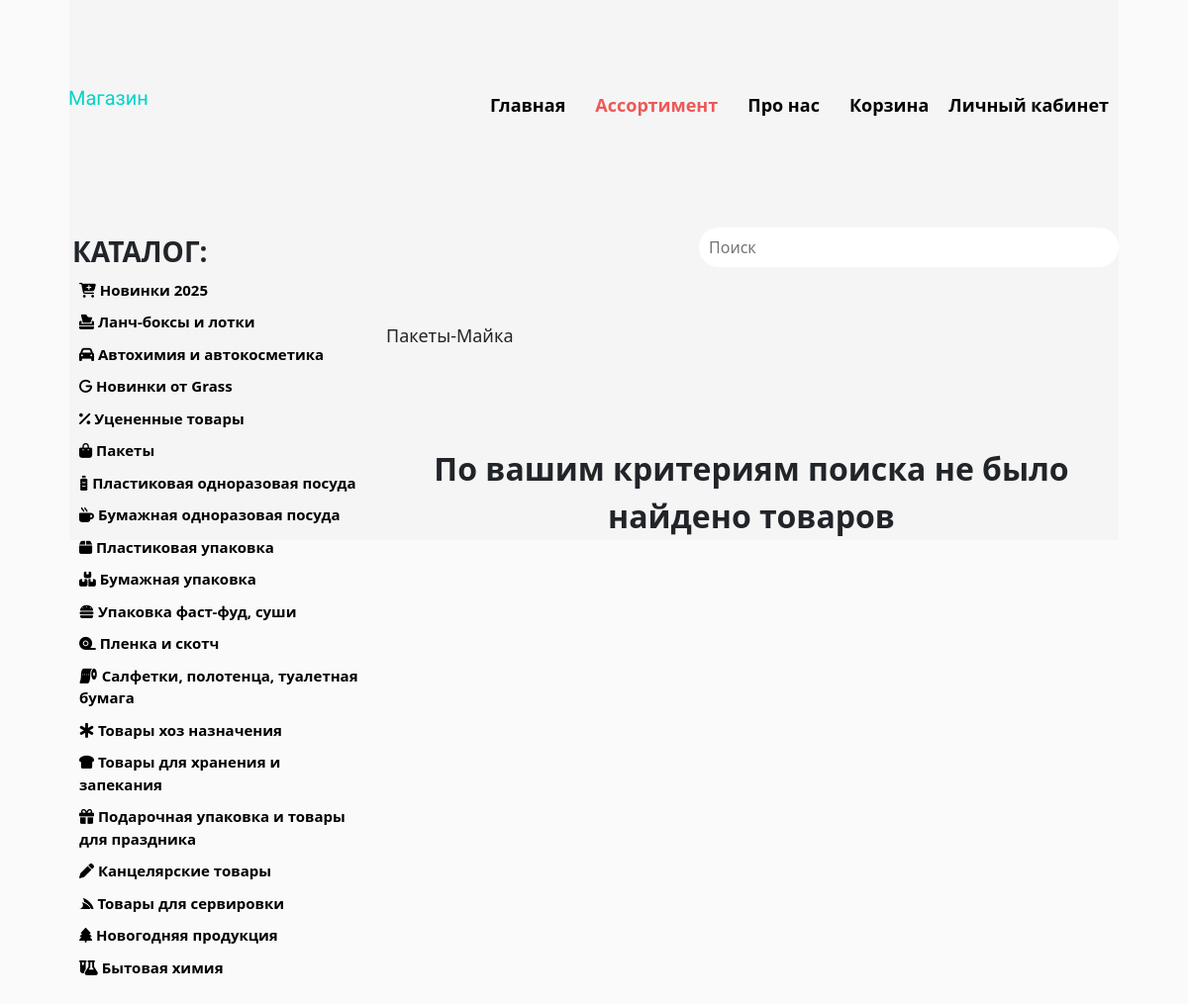
The page /assortment/?category=Пакеты-Майка on the database its author committed.
### news/models.py (models this page shows, shortened)
class Categories(models.Model):
    parent_category = models.CharField('Категория', max_length=300)
    category = models.CharField('Подкатегория', max_length=300)
    image = models.CharField('Класс изображения', null=True, max_length=200)
    def __str__(self):
        return self.category
    class Meta:
        verbose_name = 'Категория'
        verbose_name_plural = 'Категории'

### base/views.py (the view, shortened to what this page needs)
# urls.py: path('assortment/', views.assortment, name='assortment'),
def assortment(request):
    request.session['button_active'] = 'assortment'
    if 'search' in request.GET:
        query = request.GET['search']
        category = f'Результат запроса: "{query}"'
        base = Products.objects.filter(~Q(quantity=0))
        response = search_strings(request.GET.get('search').split(), ['title', 'additional_info', 'category'], base)
        flag = 'true'
        products = response.copy()
        products_all = response.copy()
    else:
        category = request.GET.get("category", "Новинки 2025")
        products_all = Products.objects.all()
        products = []
        for product in products_all:
            if (category.strip() in product.category.split("-=-")) or category == 'Все товары':
                products.append(product)
        flag = 'false'
    products_ = list(Basket.objects.filter(username=request.user.username))
    products_itog = []  # id товаров из корзины
    all_quantity = len(products_itog)
    for el in products_all:
        if el.id in products_itog:
            item = Basket.objects.filter(id_product=el.id, username=request.user.username)[0]
            el.quantity_basket = item.quantity
        else:
            el.quantity_basket = 0
    return render(request, 'base/as3.html', {'all_q': all_quantity, 'flag': flag, 'products': products, 'category': category, 'products_itog': products_itog, 'categories': get_categories(),'active_b': 'assortment'})

### base/views.py (called while the page is built)
def get_categories():
    categories = Categories.objects.all()
    category_dct = dict()
    for elements in categories:
        category_dct[elements.parent_category] = category_dct.get(elements.parent_category, {'image': elements.image, 'categories_list': []})
        if isinstance(category_dct[elements.parent_category], dict):
            category_dct[elements.parent_category]['categories_list'].append(elements)
    return category_dct

### base/templates/base/as3.html (shortened to what this page needs)
{% extends 'base/layout.html' %}
{% load static %}
{% block content %}
    <div class="shapka" style="display: flex;">
        <div class="mobilebtn" id="mobilebtn">
            <div class="but_mobile" id="but_mobile">
                <div class="pad" id="pad">
                    <div class="pad_text">
                        <h3 class="navig">КАТАЛОГ:</h3>
                        <ul class="category" id="main-list">
                            <li><a href="{% url 'assortment' %}?category=Новинки 2025"><i class="fa-solid fa-cart-plus"></i> Новинки 2025</a></li>
                            <li><a href="{% url 'assortment' %}?category=Ланч-боксы и лотки"><i class="fa-solid fa-box-tissue"></i> Ланч-боксы и лотки</a></li>
                            <li><a href="{% url 'assortment' %}?category=Автохимия и автокосметика"><i class="fa-solid fa-car"></i> Автохимия и автокосметика</a></li>
                            <li><a href="{% url 'assortment' %}?category=Новинки от Grass"><i class="fa-solid fa-g"></i> Новинки от Grass</a></li>
                            <li><a href="{% url 'assortment' %}?category=Уцененные товары"><i class="fa-solid fa-percent"></i> Уцененные товары</a></li>
                            {% for parent, value in categories.items %}
                                {% if parent not in 'Новинки 2025 Ланч-боксы и лотки Автохимия и автокосметика Новинки от Grass Уцененные товары' %}
                                    <li class="item_"><i class='{{ value.image }}'></i> {{ parent }}
                                    </li>
                                {% endif %}
                            {% endfor %}
                        </ul>
                    </div>
                </div>
            </div>
            <h3 class="active_category" id="active_category">{{ category }}</h3>
        </div>
        <form action="" method="GET" class="search_container">
                <input class="search__input" type="search" name="search" placeholder="Поиск">
        </form>
    </div>
    {% if products|length %}
    <div class="abs" id="abs">
        {% for el in products %}
                {% if el.quantity > 0 %}
                    <div class="assortment">
                        <img class="img-main" src="{{MEDIA_URL}}{{el.image}}" onclick="openImage('/media/{{el.image}}')">
                        <dialog id="dialog-{{ el.id }}" class="dialog_menu">
                            <img data-id="{{ el.id }}" id="img-{{ el.id }}" style="width: auto" class="img-main" src="{{MEDIA_URL}}{{el.image}}" onclick="openImage('/media/{{el.image}}')">
                             <h2>{{ el.title }}</h2>
                             <p>{{ el.additional_info|linebreaks }}</p>
                            <p></p>
                            {% if not request.user.is_authenticated %}
                                <a href="{% url 'register' %}"><button class="btn btn-success">
                                    <span class="text_in1">В корзину</span>
                                    <span class="text_in2"><img src="/media/svg_ico/cart-plus.svg"></span>
                                </button></a>
                            {% elif el.id not in products_itog %}
                                <button id="dialog_add-to-cart-{{ el.id }}" class="btn btn-success" onclick="addToCart('{{ el.id }}')">
                                    <span class="text_in1" id="dialog_2span_add-to-cart-{{ el.id }}">В корзину</span>
                                    <span class="text_in2" id="dialog_span_add-to-cart-{{ el.id }}"><img src="/media/svg_ico/cart-plus.svg"></span>
                                </button>
                            {% else %}
                                <button id="dialog_delete-to-cart-{{ el.id }}" class="btn btn-danger" name="{{ el.id }}" onclick="removeFromCart('{{ el.id }}')">
                                    <span class="text_out1" id="dialog_2span_delete-to-cart-{{ el.id }}">Из корзины</span>
                                    <span class="text_out2" id="dialog_span_delete-to-cart-{{ el.id }}"><img src="/media/svg_ico/cart-dash.svg"></span>
                                </button>
                            {% endif %}
                            <button onclick="closeDialog('{{ el.id }}')" aria-label="close" class="x">❌</button>
                        </dialog>
                            <div class="text_block">
                                <div class="button_asort" style="">
                                    <button class="btn btn-info" id="info" onclick="openDialog('{{ el.id }}')">
                                        <span class="text_about1">Описание</span>
                                        <span class="text_about2"><img src="/media/svg_ico/card-text.svg"></span>
                                    </button>
                                    {% if not request.user.is_authenticated %}
                                        <a href="{% url 'register' %}"><button class="btn btn-success">
                                            <span class="text_in1">В корзину</span>
                                            <span class="text_in2"><img src="/media/svg_ico/cart-plus.svg"></span>
                                        </button></a>
                                    {% elif el.id not in products_itog %}
                                        <button id="add-to-cart-{{ el.id }}" class="btn btn-success" onclick="addToCart('{{ el.id }}')">
                                            <span class="text_in1" id="2span_add-to-cart-{{ el.id }}">В корзину</span>
                                            <span class="text_in2" id="span_add-to-cart-{{ el.id }}"><img src="/media/svg_ico/cart-plus.svg"></span>
                                        </button>
                                    {% else %}
                                        <button id="delete-to-cart-{{ el.id }}" class="btn btn-danger" name="{{ el.id }}" onclick="removeFromCart('{{ el.id }}')">
                                            <span class="text_out1" id="2span_delete-to-cart-{{ el.id }}">Из корзины</span>
                                            <span class="text_out2" id="span_delete-to-cart-{{ el.id }}"><img src="/media/svg_ico/cart-dash.svg"></span>
                                        </button>
                                    {% endif %}
                                    <div class="quantity_product_a" data-id="{{ el.id }}" id="product-card" quantity="{{ el.quantity }}">
                                          <button class="increase-btn"><i class="bi bi-plus-lg"></i></button>
                                          <input id='input_{{ el.id }}' type="number" class="counter-input" value="{{ el.quantity_basket }}" min="1" max="{{el.quantity}}" data-product-id="{{ el.id }}">
                                          <button class="decrease-btn"><i class="bi bi-dash-lg"></i></button>
                                    </div>
                                </div>
                                <div class="text_info">
                                    <h3 class='title_desktop' style="">{{ el.title }}</h3><br>
                                    <h4 class='price_mobile'>{{ el.price }}</h4>
                                    <h3 class='title_mobile'>{{ el.title }}</h3>
                                    <h4 class="price">{{ el.price }} ₽/шт</h4>
                                    <h5 class="nail_desktop">В наличии: {{ el.quantity }}</h5>
                                    <h5 class="nail_mobile">В наличии: {{ el.quantity }}</h5>
                                </div>
                        </div>
                    </div>
                {% endif %}
	    {% endfor %}
    </div>
    {% else %}
    <p class="none">По вашим критериям поиска не было найдено товаров</p>
    {% endif %}
{% endblock %}

### base/static/base/css/main.css (style rules this page uses)
html { background-color: #fafafa; }
body { margin-left: 70px; margin-right: 70px; font-family: 'Roboto-Regular', sans-serif; background-size: 100%; padding: 0; background-attachment: fixed; background-size: cover; background-repeat: no-repeat; background-position: center center; margin-bottom: 200px; color: black; }

### base/static/base/css/assortment.css (style rules this page uses)
.mobilebtn a { text-decoration: none; font-size: 20px; }
.mobilebtn h3 { width: 440px; display: inline; margin-top: -170px; }
:root { --rad: .7rem; --dur: .3s; --color-dark: #2f2f2f; --color-light: #fff; --color-brand: #57bd84; --font-fam: 'Lato', sans-serif; --height: 5rem; --btn-width: 6rem; --bez: cubic-bezier(0, 0, 0.43, 1.49); }
.active_category { top: 33%; position: absolute; margin-left: 320px; font-size: 18px; }
.search_container { margin: 230px 0 0 60%; display: flex; align-items: center; position: relative; width: 500px; overflow: hidden; }
.search__input { width: 500px; height: 40px; border-radius: 30px; border: none; outline: none; padding-right: 100px; padding-left: 10px; }
.none { text-align: center; margin-top: 17%; font-size: 200%; font-weight: bold; margin-left: 30%; }
:root { --vs-primary: 29 92 255; }
.fa-solid { display: none; }
.mobilebtn { position: absolute; margin: 235px 0 0 0; }
.pad { position: relative; padding: 1%; width: 300px; height: 100vh; transition: left 0.5s ease; font-weight: bold; scrollbar-width: none; }
.pad .category { list-style: none; }
.pad ul { padding-left: 7px; }
.pad ul li, .pad ul a { color: black; margin-top: 10px; transition: transform .3s ease; text-decoration: none; font-size: 15px; }
.navig { font-size: 28px; font-weight: bold; }

### base/static/base/css/as3.css (style rules this page uses)
:root { --rad: .7rem; --dur: .3s; --color-dark: #2f2f2f; --color-light: #fff; --color-brand: #57bd84; --height: 5rem; --btn-width: 6rem; --bez: cubic-bezier(0, 0, 0.43, 1.49); }
:root { --vs-primary: 29 92 255; }

### rows shown on the page
Categories: categories "Пакеты"
Categories: categories "Пластиковая одноразовая посуда"
Categories: categories "Бумажная одноразовая посуда"
Categories: categories "Пластиковая упаковка"
Categories: categories "Бумажная упаковка"
Categories: categories "Упаковка фаст-фуд, суши"
Categories: categories "Пленка и скотч"
Categories: categories "Салфетки, полотенца, туалетная бумага"
Categories: categories "Товары хоз назначения"
Categories: categories "Товары для хранения и запекания"
Categories: categories "Подарочная упаковка и товары для праздника"
Categories: categories "Канцелярские товары"
Categories: categories "Товары для сервировки"
Categories: categories "Новогодняя продукция"
Categories: categories "Бытовая химия"
Categories: category "Пакеты-Майка"
